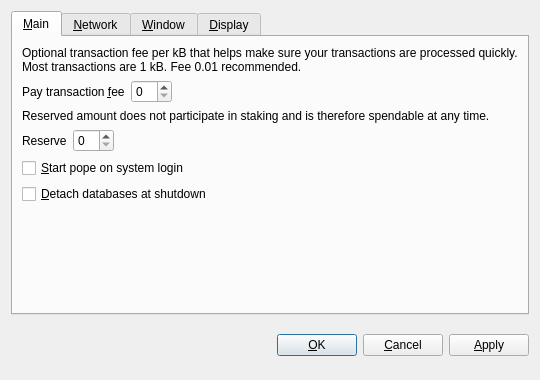
<?xml version="1.0" encoding="UTF-8"?>
<ui version="4.0">
 <class>OptionsDialog</class>
 <widget class="QDialog" name="OptionsDialog">
  <property name="geometry">
   <rect>
    <x>0</x>
    <y>0</y>
    <width>540</width>
    <height>380</height>
   </rect>
  </property>
  <property name="windowTitle">
   <string>Options</string>
  </property>
  <property name="modal">
   <bool>true</bool>
  </property>
  <layout class="QVBoxLayout" name="verticalLayout">
   <item>
    <widget class="QTabWidget" name="tabWidget">
     <property name="tabPosition">
      <enum>QTabWidget::North</enum>
     </property>
     <property name="currentIndex">
      <number>0</number>
     </property>
     <widget class="QWidget" name="tabMain">
      <attribute name="title">
       <string>&amp;Main</string>
      </attribute>
      <layout class="QVBoxLayout" name="verticalLayout_Main">
       <item>
        <widget class="QLabel" name="transactionFeeInfoLabel">
         <property name="text">
          <string>Optional transaction fee per kB that helps make sure your transactions are processed quickly. Most transactions are 1 kB. Fee 0.01 recommended.</string>
         </property>
         <property name="textFormat">
          <enum>Qt::PlainText</enum>
         </property>
         <property name="wordWrap">
          <bool>true</bool>
         </property>
        </widget>
       </item>
       <item>
        <layout class="QHBoxLayout" name="horizontalLayoutFee">
         <item>
          <widget class="QLabel" name="transactionFeeLabel">
           <property name="text">
            <string>Pay transaction &amp;fee</string>
           </property>
           <property name="textFormat">
            <enum>Qt::PlainText</enum>
           </property>
           <property name="buddy">
            <cstring>transactionFee</cstring>
           </property>
          </widget>
         </item>
         <item>
          <widget class="BitcoinAmountField" name="transactionFee"/>
         </item>
         <item>
          <spacer name="horizontalSpacerFee">
           <property name="orientation">
            <enum>Qt::Horizontal</enum>
           </property>
           <property name="sizeHint" stdset="0">
            <size>
             <width>40</width>
             <height>20</height>
            </size>
           </property>
          </spacer>
         </item>
        </layout>
       </item>
       <item>
        <widget class="QLabel" name="reserveBalanceInfoLabel">
         <property name="text">
          <string>Reserved amount does not participate in staking and is therefore spendable at any time.</string>
         </property>
         <property name="textFormat">
          <enum>Qt::PlainText</enum>
         </property>
         <property name="wordWrap">
          <bool>true</bool>
         </property>
        </widget>
       </item>
       <item>
        <layout class="QHBoxLayout" name="horizontalLayoutReserveBalance">
         <item>
          <widget class="QLabel" name="reserveBalanceLabel">
           <property name="text">
            <string>Reserve</string>
           </property>
           <property name="textFormat">
            <enum>Qt::PlainText</enum>
           </property>
           <property name="buddy">
            <cstring>reserveBalance</cstring>
           </property>
          </widget>
         </item>
         <item>
          <widget class="BitcoinAmountField" name="reserveBalance"/>
         </item>
         <item>
          <spacer name="horizontalSpacerReserveBalance">
           <property name="orientation">
            <enum>Qt::Horizontal</enum>
           </property>
           <property name="sizeHint" stdset="0">
            <size>
             <width>40</width>
             <height>20</height>
            </size>
           </property>
          </spacer>
         </item>
        </layout>
       </item>
       <item>
        <widget class="QCheckBox" name="bitcoinAtStartup">
         <property name="toolTip">
          <string>Automatically start pope after logging in to the system.</string>
         </property>
         <property name="text">
          <string>&amp;Start pope on system login</string>
         </property>
        </widget>
       </item>
       <item>
        <widget class="QCheckBox" name="detachDatabases">
         <property name="toolTip">
          <string>Detach block and address databases at shutdown. This means they can be moved to another data directory, but it slows down shutdown. The wallet is always detached.</string>
         </property>
         <property name="text">
          <string>&amp;Detach databases at shutdown</string>
         </property>
        </widget>
       </item>
       <item>
        <spacer name="verticalSpacer_Main">
         <property name="orientation">
          <enum>Qt::Vertical</enum>
         </property>
         <property name="sizeHint" stdset="0">
          <size>
           <width>20</width>
           <height>40</height>
          </size>
         </property>
        </spacer>
       </item>
      </layout>
     </widget>
     <widget class="QWidget" name="tabNetwork">
      <attribute name="title">
       <string>&amp;Network</string>
      </attribute>
      <layout class="QVBoxLayout" name="verticalLayout_Network">
       <item>
        <widget class="QCheckBox" name="mapPortUpnp">
         <property name="toolTip">
          <string>Automatically open the pope client port on the router. This only works when your router supports UPnP and it is enabled.</string>
         </property>
         <property name="text">
          <string>Map port using &amp;UPnP</string>
         </property>
        </widget>
       </item>
       <item>
        <widget class="QCheckBox" name="connectSocks">
         <property name="toolTip">
          <string>Connect to the pope network through a SOCKS proxy (e.g. when connecting through Tor).</string>
         </property>
         <property name="text">
          <string>&amp;Connect through SOCKS proxy:</string>
         </property>
        </widget>
       </item>
       <item>
        <layout class="QHBoxLayout" name="horizontalLayout_Network">
         <item>
          <widget class="QLabel" name="proxyIpLabel">
           <property name="text">
            <string>Proxy &amp;IP:</string>
           </property>
           <property name="textFormat">
            <enum>Qt::PlainText</enum>
           </property>
           <property name="buddy">
            <cstring>proxyIp</cstring>
           </property>
          </widget>
         </item>
         <item>
          <widget class="QValidatedLineEdit" name="proxyIp">
           <property name="maximumSize">
            <size>
             <width>140</width>
             <height>16777215</height>
            </size>
           </property>
           <property name="toolTip">
            <string>IP address of the proxy (e.g. 127.0.0.1)</string>
           </property>
          </widget>
         </item>
         <item>
          <widget class="QLabel" name="proxyPortLabel">
           <property name="text">
            <string>&amp;Port:</string>
           </property>
           <property name="textFormat">
            <enum>Qt::PlainText</enum>
           </property>
           <property name="buddy">
            <cstring>proxyPort</cstring>
           </property>
          </widget>
         </item>
         <item>
          <widget class="QLineEdit" name="proxyPort">
           <property name="maximumSize">
            <size>
             <width>55</width>
             <height>16777215</height>
            </size>
           </property>
           <property name="toolTip">
            <string>Port of the proxy (e.g. 9050)</string>
           </property>
          </widget>
         </item>
         <item>
          <widget class="QLabel" name="socksVersionLabel">
           <property name="text">
            <string>SOCKS &amp;Version:</string>
           </property>
           <property name="textFormat">
            <enum>Qt::PlainText</enum>
           </property>
           <property name="buddy">
            <cstring>socksVersion</cstring>
           </property>
          </widget>
         </item>
         <item>
          <widget class="QValueComboBox" name="socksVersion">
           <property name="toolTip">
            <string>SOCKS version of the proxy (e.g. 5)</string>
           </property>
          </widget>
         </item>
         <item>
          <spacer name="horizontalSpacer_Network">
           <property name="orientation">
            <enum>Qt::Horizontal</enum>
           </property>
           <property name="sizeHint" stdset="0">
            <size>
             <width>40</width>
             <height>20</height>
            </size>
           </property>
          </spacer>
         </item>
        </layout>
       </item>
       <item>
        <spacer name="verticalSpacer_Network">
         <property name="orientation">
          <enum>Qt::Vertical</enum>
         </property>
         <property name="sizeHint" stdset="0">
          <size>
           <width>20</width>
           <height>40</height>
          </size>
         </property>
        </spacer>
       </item>
      </layout>
     </widget>
     <widget class="QWidget" name="tabWindow">
      <attribute name="title">
       <string>&amp;Window</string>
      </attribute>
      <layout class="QVBoxLayout" name="verticalLayout_Window">
       <item>
        <widget class="QCheckBox" name="minimizeToTray">
         <property name="toolTip">
          <string>Show only a tray icon after minimizing the window.</string>
         </property>
         <property name="text">
          <string>&amp;Minimize to the tray instead of the taskbar</string>
         </property>
        </widget>
       </item>
       <item>
        <widget class="QCheckBox" name="minimizeOnClose">
         <property name="toolTip">
          <string>Minimize instead of exit the application when the window is closed. When this option is enabled, the application will be closed only after selecting Quit in the menu.</string>
         </property>
         <property name="text">
          <string>M&amp;inimize on close</string>
         </property>
        </widget>
       </item>
       <item>
        <spacer name="verticalSpacer_Window">
         <property name="orientation">
          <enum>Qt::Vertical</enum>
         </property>
         <property name="sizeHint" stdset="0">
          <size>
           <width>20</width>
           <height>40</height>
          </size>
         </property>
        </spacer>
       </item>
      </layout>
     </widget>
     <widget class="QWidget" name="tabDisplay">
      <attribute name="title">
       <string>&amp;Display</string>
      </attribute>
      <layout class="QVBoxLayout" name="verticalLayout_Display">
       <item>
        <layout class="QHBoxLayout" name="horizontalLayout_1_Display">
         <item>
          <widget class="QLabel" name="langLabel">
           <property name="text">
            <string>User Interface &amp;language:</string>
           </property>
           <property name="textFormat">
            <enum>Qt::PlainText</enum>
           </property>
           <property name="buddy">
            <cstring>lang</cstring>
           </property>
          </widget>
         </item>
         <item>
          <widget class="QValueComboBox" name="lang">
           <property name="toolTip">
            <string>The user interface language can be set here. This setting will take effect after restarting pope.</string>
           </property>
          </widget>
         </item>
        </layout>
       </item>
       <item>
        <layout class="QHBoxLayout" name="horizontalLayout_2_Display">
         <item>
          <widget class="QLabel" name="unitLabel">
           <property name="text">
            <string>&amp;Unit to show amounts in:</string>
           </property>
           <property name="textFormat">
            <enum>Qt::PlainText</enum>
           </property>
           <property name="buddy">
            <cstring>unit</cstring>
           </property>
          </widget>
         </item>
         <item>
          <widget class="QValueComboBox" name="unit">
           <property name="toolTip">
            <string>Choose the default subdivision unit to show in the interface and when sending coins.</string>
           </property>
          </widget>
         </item>
        </layout>
       </item>
       <item>
        <widget class="QCheckBox" name="displayAddresses">
         <property name="toolTip">
          <string>Whether to show pope addresses in the transaction list or not.</string>
         </property>
         <property name="text">
          <string>&amp;Display addresses in transaction list</string>
         </property>
        </widget>
       </item>
       <item>
        <widget class="QCheckBox" name="coinControlFeatures">
         <property name="toolTip">
          <string>Whether to show coin control features or not.</string>
         </property>
         <property name="text">
          <string>Display coin &amp;control features (experts only!)</string>
         </property>
        </widget>
       </item>
       <item>
        <spacer name="verticalSpacer_Display">
         <property name="orientation">
          <enum>Qt::Vertical</enum>
         </property>
         <property name="sizeHint" stdset="0">
          <size>
           <width>20</width>
           <height>40</height>
          </size>
         </property>
        </spacer>
       </item>
      </layout>
     </widget>
    </widget>
   </item>
   <item>
    <layout class="QHBoxLayout" name="horizontalLayout_Buttons">
     <item>
      <spacer name="horizontalSpacer_1">
       <property name="orientation">
        <enum>Qt::Horizontal</enum>
       </property>
       <property name="sizeHint" stdset="0">
        <size>
         <width>40</width>
         <height>48</height>
        </size>
       </property>
      </spacer>
     </item>
     <item>
      <widget class="QLabel" name="statusLabel">
       <property name="font">
        <font>
         <weight>50</weight>
         <bold>false</bold>
        </font>
       </property>
       <property name="text">
        <string/>
       </property>
       <property name="textFormat">
        <enum>Qt::PlainText</enum>
       </property>
       <property name="wordWrap">
        <bool>true</bool>
       </property>
      </widget>
     </item>
     <item>
      <spacer name="horizontalSpacer_2">
       <property name="orientation">
        <enum>Qt::Horizontal</enum>
       </property>
       <property name="sizeHint" stdset="0">
        <size>
         <width>40</width>
         <height>48</height>
        </size>
       </property>
      </spacer>
     </item>
     <item>
      <widget class="QPushButton" name="okButton">
       <property name="text">
        <string>&amp;OK</string>
       </property>
      </widget>
     </item>
     <item>
      <widget class="QPushButton" name="cancelButton">
       <property name="text">
        <string>&amp;Cancel</string>
       </property>
       <property name="autoDefault">
        <bool>false</bool>
       </property>
      </widget>
     </item>
     <item>
      <widget class="QPushButton" name="applyButton">
       <property name="text">
        <string>&amp;Apply</string>
       </property>
       <property name="autoDefault">
        <bool>false</bool>
       </property>
      </widget>
     </item>
    </layout>
   </item>
  </layout>
 </widget>
 <customwidgets>
  <customwidget>
   <class>BitcoinAmountField</class>
   <extends>QSpinBox</extends>
   <header>bitcoinamountfield.h</header>
   <container>1</container>
  </customwidget>
  <customwidget>
   <class>QValueComboBox</class>
   <extends>QComboBox</extends>
   <header>qvaluecombobox.h</header>
  </customwidget>
  <customwidget>
   <class>QValidatedLineEdit</class>
   <extends>QLineEdit</extends>
   <header>qvalidatedlineedit.h</header>
  </customwidget>
 </customwidgets>
 <resources/>
 <connections/>
</ui>
